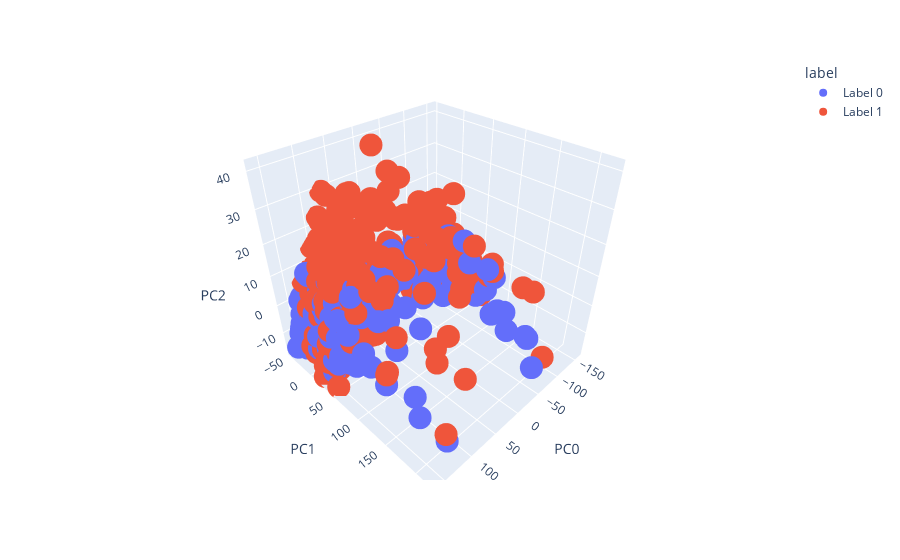

Notebook code for this chart:
### Code cell
import plotly.express as px
import pandas as pd

# Create a DataFrame for label_1 and label_0 data
df_label_0 = pd.DataFrame(label_0, columns=['PC0', 'PC1', 'PC2'])
df_label_1 = pd.DataFrame(label_1, columns=['PC0', 'PC1', 'PC2'])

# Add a column to indicate the label
df_label_0['label'] = 'Label 0'
df_label_1['label'] = 'Label 1'

# Concatenate the dataframes
df = pd.concat([df_label_0, df_label_1])

# Create the 3D scatter plot
fig = px.scatter_3d(df, x='PC0', y='PC1', z='PC2', color='label')

# Show the plot
fig.show()

### Figure 1 — Plotly figure (JSON) as saved in the notebook; plotly's stock layout.template omitted (floating-point values rounded to 4 significant figures; data arrays with more than 128 entries replaced by an {"elided": "..."} marker saying what was removed)
{"data": [{"hovertemplate": "label=Label 0<br>PC0=%{x}<br>PC1=%{y}<br>PC2=%{z}<extra></extra>", "legendgroup": "Label 0", "marker": {"color": "#636efa", "symbol": "circle"}, "mode": "markers", "name": "Label 0", "scene": "scene", "showlegend": true, "type": "scatter3d", "x": {"elided": "390 float values"}, "y": {"elided": "390 float values"}, "z": {"elided": "390 float values"}}, {"hovertemplate": "label=Label 1<br>PC0=%{x}<br>PC1=%{y}<br>PC2=%{z}<extra></extra>", "legendgroup": "Label 1", "marker": {"color": "#EF553B", "symbol": "circle"}, "mode": "markers", "name": "Label 1", "scene": "scene", "showlegend": true, "type": "scatter3d", "x": {"elided": "406 float values"}, "y": {"elided": "406 float values"}, "z": {"elided": "406 float values"}}], "layout": {"legend": {"title": {"text": "label"}, "tracegroupgap": 0}, "margin": {"t": 60}, "scene": {"domain": {"x": [0, 1], "y": [0, 1]}, "xaxis": {"title": {"text": "PC0"}}, "yaxis": {"title": {"text": "PC1"}}, "zaxis": {"title": {"text": "PC2"}}}}}
